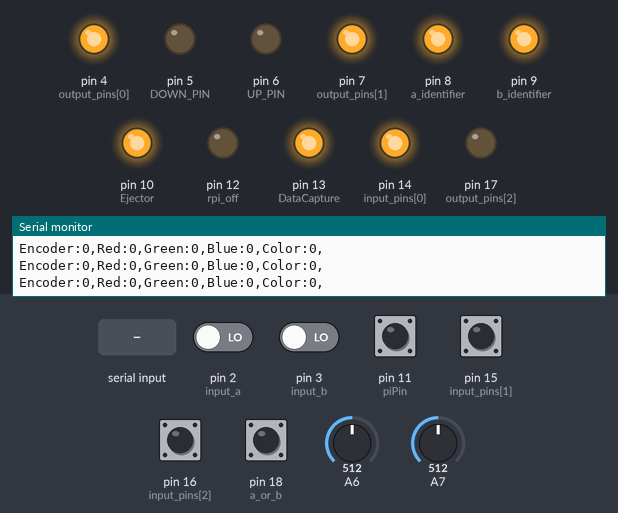
The sketch below on a simulated Arduino Nano, built with avr-gcc and run on an emulated ATmega328P. Shown: output pins drawn as LEDs (lit = HIGH), the last lines printed to the serial monitor. The test bench sets the inputs (shaded band); at power-on: pin 11 (piPin), pin 15 (input_pins[1]), pin 16 (input_pins[2]), pin 18 (a_or_b) HIGH, pin 2 (input_a), pin 3 (input_b) LOW, A6 = 512, A7 = 512.

Above: at 1.2 s.
1.3 s: pin 11 (piPin) pulled LOW for 1 s
At 1.8 s:
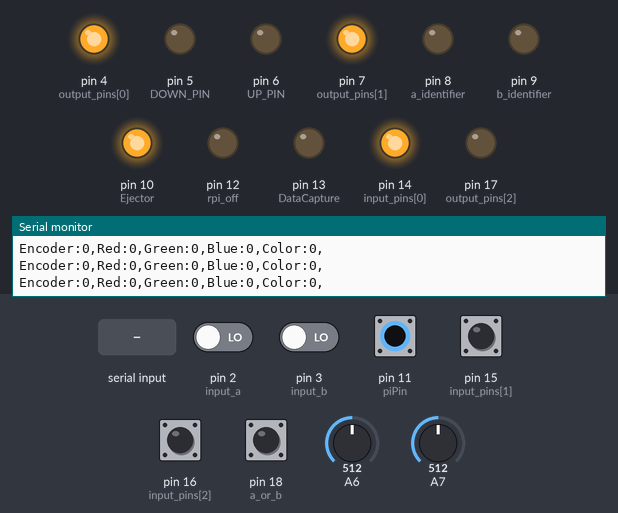
3.8 s: A6 set to 540
At 5.0 s:
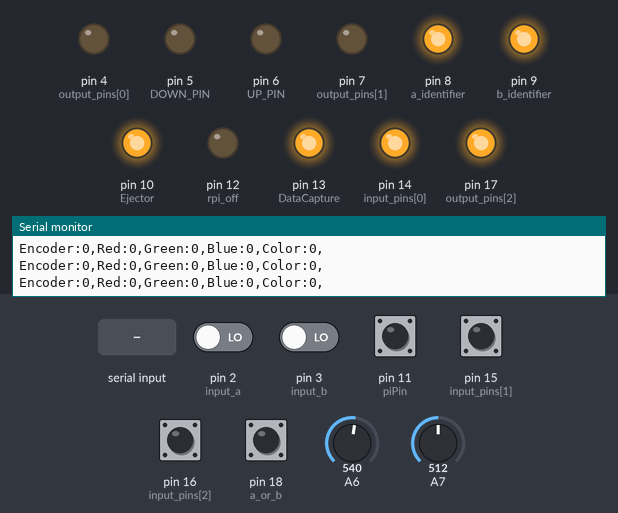
5.3 s: pin 11 (piPin) pulled LOW for 0.15 s
At 5.38 s:
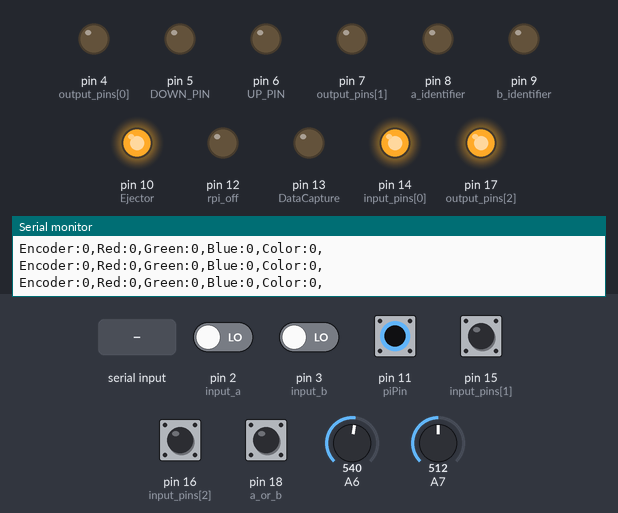
6.9 s: "1\n" received over Serial
At 7.4 s:
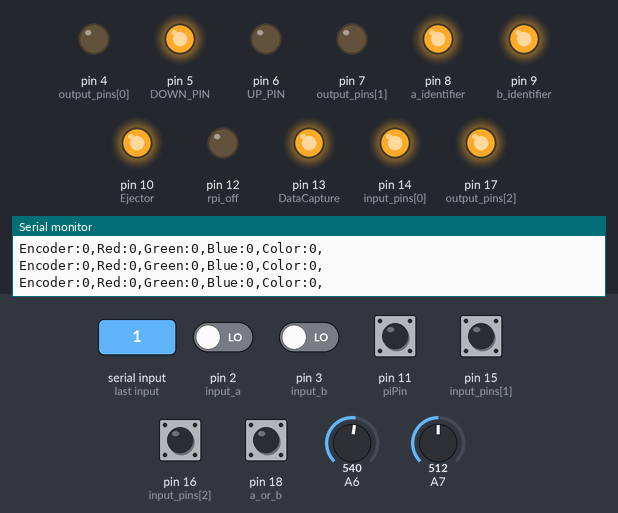
8.4 s: pin 11 (piPin) pulled LOW for 0.15 s
At 8.47 s:
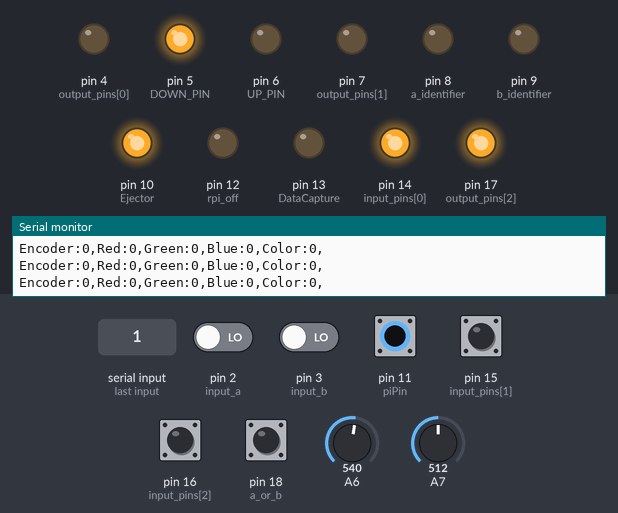
Timing chart, 0 to 11.0 s (numbered marks = the images above; inputs shaded):
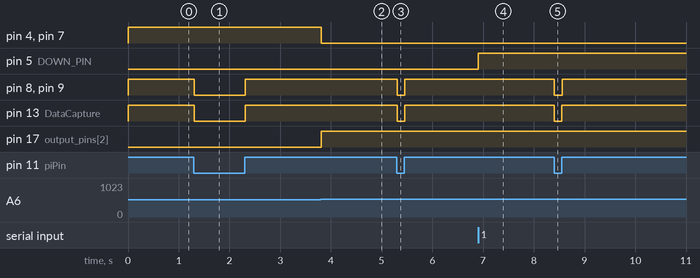

The sketch:

zarrin.ino
```cpp
#include <avr/wdt.h>

struct EncoderEvent {
  unsigned long scheduled_time;
  int increment;
};

const int MAX_ENCODER_EVENTS = 20;
EncoderEvent encoder_events[MAX_ENCODER_EVENTS];
int encoder_head = 0;
int encoder_tail = 0;

const byte input_a = 2; // OK
const byte input_b = 3; // NG
const int UP_PIN = 6;
const int DOWN_PIN = 5;
const byte piPin = 11; // RPI Signal to Arduino
const byte a_or_b = 18; // RPI Address to Arduino
const byte Ejector = 10; // Motor (warning) LED Panel
const byte DataCapture = 13; // Link LED Panel
const byte rpi_off = 12; // To force restart RPI by Arduino
const byte a_identifier = 8; // RPI Address to Arduino
const byte b_identifier = 9; // RPI Address to Arduino
volatile long raw_encoder_value = 0;
long delayed_encoder_value = 0;
unsigned long encoder_update_time = 0;
const unsigned long encoder_delay_ms = 12500;

byte input_pins[3] = {
  14, 15, 16
}; // RPI data pins to Arduino

byte output_pins[3] = {
  4, 7, 17
}; // Arduino data pins to RPI

boolean old_a;
boolean old_b;
long counter_a = 0;
long counter_b = 0;
long encoder_counter = 0; // need 100nf cap instead of 1uf in optocouplers
unsigned int battery;
unsigned int c = 0;
unsigned int e = 0; // extra analog read on A7
unsigned int i = 0; // counter for serial print
unsigned int counter_rpi_reboot = 1000;
unsigned int restart_counter = 1;
long counter_a_b = 0;
unsigned long elapsed_speed=100;
volatile long a_capture_time=millis();
volatile long b_capture_time=millis();
unsigned long now_millis;
int pwmup = 255;
int pwmdown = 255;


byte get_byte;
byte out_pins_number;

void(* resetFunc) (void) = 0;

void setup() {
  wdt_enable( WDTO_8S);
  Serial.begin(57600);
  for(int i = 0; i < 4; i++){
    pinMode(input_pins[i], INPUT_PULLUP);
    pinMode(output_pins[i],OUTPUT);
  }

  pinMode(input_a, INPUT);
  pinMode(input_b, INPUT);
  pinMode(a_or_b, INPUT_PULLUP);
  pinMode(piPin, INPUT_PULLUP);

  pinMode(a_identifier, OUTPUT);
  pinMode(b_identifier, OUTPUT);
  pinMode(rpi_off, OUTPUT);
  pinMode(DataCapture, OUTPUT);
  pinMode(Ejector, OUTPUT);
  digitalWrite(Ejector, HIGH);
  attachInterrupt(digitalPinToInterrupt(input_a), count_up_a, RISING);
  attachInterrupt(digitalPinToInterrupt(input_b), count_up_b, RISING);

  TCCR0B = TCCR0B & B11111000 | B00000001; // for PWM frequency of 62500.00 Hz/ B and U outputs
}

void loop() {
  // get analog data
  battery = analogRead(A6);
  c = analogRead(A7);
  i++;

if (Serial.available() > 0)
  {
//    // read the incoming byte:
    String inString = Serial.readStringUntil('\n');
    char inChar=inString[0];
//    // say what you got:
    switch (inChar){
      case '1':
        {analogWrite(UP_PIN, 255-pwmup);
        analogWrite(DOWN_PIN, 255);}
        break;

      case '2':
        {analogWrite(UP_PIN, 255);
        analogWrite(DOWN_PIN, 255-pwmdown);}
        break;

      case '8':
        {analogWrite(UP_PIN, 255);
        analogWrite(DOWN_PIN, 255);}
        break;

      case '3':
        {encoder_counter=0;}
        break;

      case 'a':
        {int commandIndex = inString.indexOf(',');
        if (commandIndex != -1){counter_a = counter_a - inString.substring(commandIndex +1).toInt();}}
        break;

      case 'b':
        {int commandIndex = inString.indexOf(',');
        if (commandIndex != -1){counter_b = counter_b - inString.substring(commandIndex +1).toInt();}}
        break;

      case '4':
        {int commandIndex = inString.indexOf(',');
        if (commandIndex != -1){pwmup = inString.substring(commandIndex +1).toInt();}}
        break;

      case '5':
        {int commandIndex = inString.indexOf(',');
        if (commandIndex != -1){pwmdown = inString.substring(commandIndex +1).toInt();}}
        break;

      case '7':
        {digitalWrite(Ejector, HIGH);}
        break;

      case '6':
        {digitalWrite(Ejector, LOW);}
        break;


      default:
      break;
      }


    }


  // if ( i > 1){
  //   Serial.println(String(encoder_counter) + "," + "-24" + "," + String(counter_a) + "," + String(counter_b) + "," + String(c) + "," + String(battery/10 - 2) + "," + String(elapsed_speed) + "," + String(restart_counter));
  //   i = 0;
  // }

  Serial.print("Encoder:"); Serial.print(encoder_counter); Serial.print(",");
  Serial.print("Red:0,");
  Serial.print("Green:0,");
  Serial.print("Blue:0,");
  Serial.print("Color:0, ");
  Serial.print("\n");

  // check if RPI is signaling the ARDUINO
  if (digitalRead(piPin)==LOW){
    wdt_reset();
    counter_a_b = 0;
    digitalWrite(DataCapture, !digitalRead(DataCapture));
    get_byte = 0;
    for(int i = 0; i < 3; i++){
      if(digitalRead(input_pins[i]) == 1)
        bitSet(get_byte, i);
      else
        bitClear(get_byte, i);
    }
    bitClear(get_byte, 3); bitClear(get_byte, 4); bitClear(get_byte, 5); bitClear(get_byte, 6); bitClear(get_byte, 7);
    if(digitalRead(a_or_b)==LOW){
      counter_b = counter_b - get_byte;
    }
    else{
      counter_a = counter_a - get_byte;
    }
    while (digitalRead(piPin)==LOW){
      digitalWrite(a_identifier, LOW);
      digitalWrite(b_identifier, LOW);
      delay(5);
      Serial.print("Encoder:"); Serial.print(encoder_counter); Serial.print(",");
      Serial.print("Red:0,");
      Serial.print("Green:0,");
      Serial.print("Blue:0,");
      Serial.print("Color:0,");
      Serial.print("\n");
      wdt_reset();
    }
  }
  else {
    if (counter_a > 0){
      digitalWrite(a_identifier, HIGH);
      digitalWrite(b_identifier, LOW);
      if (counter_a < 8)
        out_pins_number = counter_a % 8;
      else if (counter_a >= 7)
        out_pins_number = 7;
      put_byte_on_pins(out_pins_number);
      delay(5);
    }

    else if (counter_b > 0){
      digitalWrite(a_identifier, LOW);
      digitalWrite(b_identifier, HIGH);
      if (counter_b < 16)
        out_pins_number = counter_b % 8;
      else if (counter_b >= 7)
        out_pins_number = 7;
      put_byte_on_pins(out_pins_number);
      delay(5);
    }

    else if (counter_a + counter_b <= 0){
      if (battery < 780){
        out_pins_number = int(battery/132) ;
        digitalWrite(a_identifier, HIGH);
        digitalWrite(b_identifier, HIGH);
        put_byte_on_pins(out_pins_number);
      }
      else{
        out_pins_number = int(c/132) ;
        digitalWrite(a_identifier, LOW);
        digitalWrite(b_identifier, LOW);
        put_byte_on_pins(out_pins_number);
      }
      delay(5);
    }

  }

  now_millis = millis();
  elapsed_speed =  long(50/(now_millis - a_capture_time) + 50/(now_millis - b_capture_time) + elapsed_speed*999/1000) ;
  counter_rpi_reboot = (elapsed_speed+1000)*restart_counter;
  counter_a_b = (999*counter_a_b + abs(counter_a + counter_b))/1000;
  if ((battery > 100 and battery < 800) or counter_a_b > counter_rpi_reboot/2)
    digitalWrite(DataCapture, HIGH);
  else
    digitalWrite(DataCapture, LOW);
  process_encoder_events();
  // if (counter_a_b > counter_rpi_reboot){
  //   digitalWrite(rpi_off, HIGH);
  //   delay(1000);
  //   digitalWrite(rpi_off, LOW);
  //   if (restart_counter < 500){
  //       restart_counter = restart_counter * 2;
  //       counter_rpi_reboot = (elapsed_speed+1000)*restart_counter;
  //     }
  //   else{
  //       restart_counter = 499;
  //       resetFunc();
  //       }
  //   delay(1000);
  // }

  // if ((counter_a_b < counter_rpi_reboot/100) and (restart_counter > 2)){
  //   restart_counter = restart_counter/2;
  // }

  delay(1);
  wdt_reset();
}

void put_byte_on_pins(byte in_byte){
  for(int i = 0; i < 3; i++){
      digitalWrite(output_pins[i], bitRead (in_byte, i));
    }
  return;
}

void count_up_a(){
  int j = 0;
  for(int i = 0; i < 250; i++){
    delay(1);
    if (digitalRead(input_a) == HIGH){
      j++;
    }
  }
  if (j > 180){
    a_capture_time = millis();
    counter_a++;

    int inc = (digitalRead(input_b) == HIGH) ? -1 : 1;

    encoder_events[encoder_head] = {millis() + encoder_delay_ms, inc};
    encoder_head = (encoder_head + 1) % MAX_ENCODER_EVENTS;
  }
  return;
}

void count_up_b(){
  int j = 0;
  for(int i = 0; i < 150; i++){
    delay(1);
    if (digitalRead(input_b) == HIGH){
      j++;
    }
  }
  if (j > 110){
    b_capture_time = millis();
    counter_b++;

    int inc = (digitalRead(input_a) == HIGH) ? 1 : -1;

    encoder_events[encoder_head] = {millis() + encoder_delay_ms, inc};
    encoder_head = (encoder_head + 1) % MAX_ENCODER_EVENTS;
  }
  return;
}

void process_encoder_events() {
  unsigned long now = millis();
  while (encoder_tail != encoder_head && encoder_events[encoder_tail].scheduled_time <= now) {
    encoder_counter += encoder_events[encoder_tail].increment;
    encoder_tail = (encoder_tail + 1) % MAX_ENCODER_EVENTS;
  }
}
```

Measured:
- the behaviour switches between 527 and 528 on A6 (found by bisection; images 1 and 2)
- after the input at 1.3 s, pin 8 (a_identifier), pin 9 (b_identifier), pin 13 (DataCapture): HIGH → LOW at once, → HIGH 1.0 s later
- after the input at 3.8 s, pin 4 (output_pins[0]), pin 7 (output_pins[1]): HIGH → LOW at once; pin 17 (output_pins[2]): LOW → HIGH at once
- after the input at 5.3 s, pin 8 (a_identifier), pin 9 (b_identifier): HIGH → LOW at once, → HIGH 0.16 s later; pin 13 (DataCapture): HIGH → LOW at once, → HIGH 0.15 s later
- after the input at 6.9 s, pin 5 (DOWN_PIN): LOW → HIGH at once
- after the input at 8.4 s, pin 8 (a_identifier), pin 9 (b_identifier): HIGH → LOW at once, → HIGH 0.16 s later; pin 13 (DataCapture): HIGH → LOW at once, → HIGH 0.15 s later
